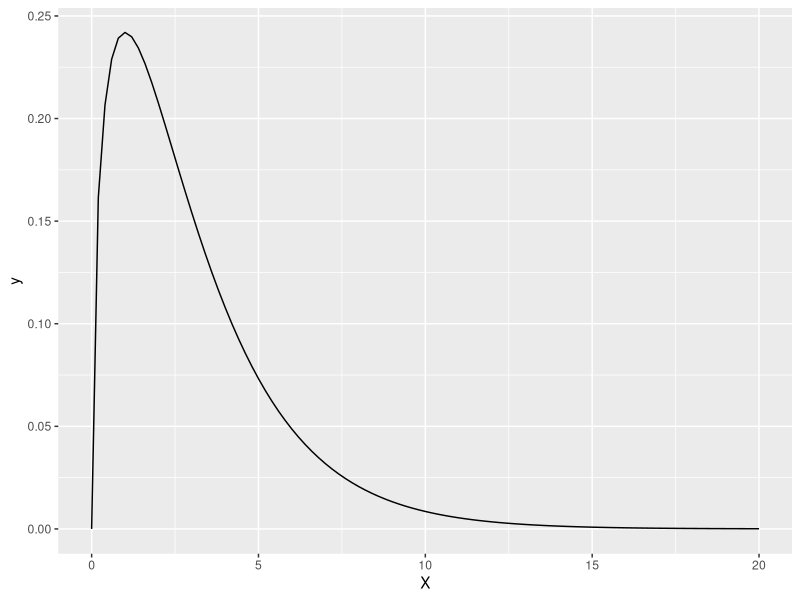

This figure's R source:
## ---- chunk 1
knitr::opts_chunk$set(echo = TRUE, highlight=FALSE)
## ---- chunk 2
library(ggplot2)
set.seed(07312001)
Xdata2 <- data.frame(X=c(0,20))
ggplot(Xdata2, aes(x=X)) + stat_function(fun=dchisq, args=list(df=3))
## ---- chunk 3
ztest <- function(x){
  samples <- replicate(10000,rchisq(x,3))
  xbar<- apply(samples,2, mean)
  zstat <- (xbar - 3 )/(2.45/sqrt(x))
  pvalue <- pnorm(-abs(zstat))
  reject_null <- (pvalue < 0.025)
  sum(reject_null)/10000
}
sizes<-c(9,27,51)
samp.means <- sapply(sizes, ztest)
samp.means
## ---- chunk 4
lztest <- function(x){
  samples <- replicate(10000,rchisq(x,3))
  xbar<- apply(samples,2, mean)
  zstat <- (xbar - 3 )/(2.45/sqrt(x))
  pvalue <- pnorm(zstat)
  reject_null <- pvalue < 0.05
  sum(reject_null)/10000
}

samp.means1 <- sapply(sizes, lztest)
samp.means1
## ---- chunk 5
rztest <- function(x){
  samples <- replicate(10000,rchisq(x,3))
  xbar<- apply(samples,2, mean)
  zstat <- (xbar - 3 )/(2.45/sqrt(x))
  pvalue <- pnorm(zstat, lower.tail=F)
  reject_null <- (pvalue < 0.05)
  sum(reject_null)/10000
}
samp.means2 <- sapply(sizes, rztest)
samp.means2
## ---- chunk 6
df<-data.frame(sizes, samp.means, samp.means1, samp.means2)
colnames(df) <- c("Sample Size", "Two-sided", "Left-sided", "Right-sided")
df
## ---- chunk 7
sizes<-c(9,27,51, 60, 70, 80, 90, 100)
ttest <- function(x){
  samples <- replicate(10000,rchisq(x,3))
  xbar<- apply(samples,2, mean)
  std<- apply(samples,2, sd)
  tstat <- (xbar - 3 )/(sqrt((std^2)/x))
  pvalue <- pnorm(-abs(tstat))
  reject_null <- (pvalue < 0.025)
  sum(reject_null)/10000
}
tsamp.means <- sapply(sizes, ttest)
tsamp.means
## ---- chunk 8
lttest <- function(x){
  samples <- replicate(10000,rchisq(x,3))
  xbar<- apply(samples,2, mean)
  std<- apply(samples,2, sd)
  tstat <- (xbar - 3 )/(sqrt((std^2)/x))
  pvalue <- pnorm(tstat)
  reject_null <- (pvalue < 0.05)
  sum(reject_null)/10000
}
tsamp.means1 <- sapply(sizes, lttest)
tsamp.means1
## ---- chunk 9
rttest <- function(x){
  samples <- replicate(10000,rchisq(x,3))
  xbar<- apply(samples,2, mean)
  std<- apply(samples,2, sd)
  tstat <- (xbar - 3 )/(sqrt((std)^2/x))
  pvalue <- pnorm(tstat, lower.tail = F)
  reject_null <- (pvalue < 0.05)
  sum(reject_null)/10000
}

tsamp.means2 <- sapply(sizes, rttest)
tsamp.means2
## ---- chunk 10
df<-data.frame(sizes, tsamp.means, tsamp.means1, tsamp.means2)
colnames(df) <- c("Sample Size", "Two-sided", "Left-sided", "Right-sided")
df
## ---- chunk 11
iztest <- function(x){
  samples <- replicate(10000,rchisq(x,3))
  xbar<- apply(samples,2, mean)
  std<- apply(samples,2, sd)
  zstat <- (xbar - 3 )/(std/sqrt(x))
  pvalue <- pnorm(-abs(zstat))
  reject_null <- (pvalue < 0.025)
  sum(reject_null)/10000
}

isamp.means <- sapply(sizes, iztest)
isamp.means
## ---- chunk 12
ilztest <- function(x){
  samples <- replicate(10000,rchisq(x,3))
  xbar<- apply(samples,2, mean)
  std<- apply(samples,2, sd)
  zstat <- (xbar - 3 )/(std/sqrt(x))
  pvalue <- pnorm(zstat)
  reject_null <- (pvalue < 0.05)
  sum(reject_null)/10000
}
isamp.means1 <- sapply(sizes, ilztest)
isamp.means1
## ---- chunk 13
irztest <- function(x){
  samples <- replicate(10000,rchisq(x,3))
  xbar<- apply(samples,2, mean)
  std<- apply(samples,2, sd)
  zstat <- (xbar - 3 )/(std/sqrt(x))
  pvalue <- pnorm(zstat, lower.tail = F)
  reject_null <- (pvalue  < 0.05)
  sum(reject_null)/10000
}
isamp.means2 <- sapply(sizes, irztest)
isamp.means2
## ---- chunk 14
df<-data.frame(sizes, isamp.means, isamp.means1, isamp.means2)
colnames(df) <- c("Sample Size", "Two-sided", "Left-sided", "Right-sided")
df
